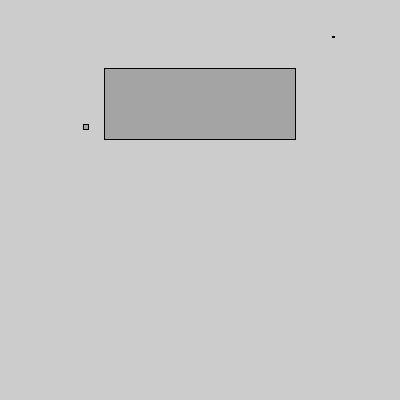
Frame 1 (no input)
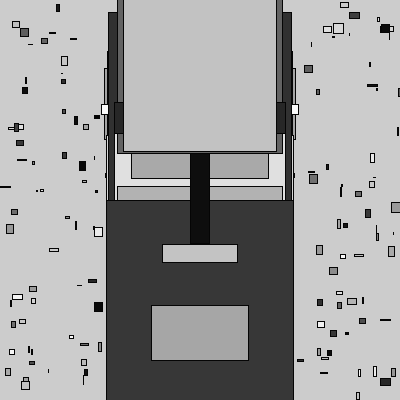
Frame 60 (the mouse pressed at the canvas centre just before this capture)
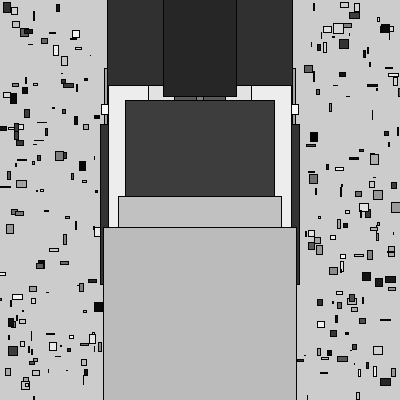
Frame 120 (the mouse held since frame 60 and released just before this capture)

The Processing sketch that drew these frames (run headless with seeded random() and noise(); from frame 60 on, the mouse is pressed at the canvas centre):

// Processing sketch: processing_86453
// ── processing_86453.pde


void setup() {
 size(400,400);
  rectMode(CENTER);
  smooth();
}
 
void draw() {
  smooth();
  stroke(5);
  fill(random(255));
  rect(random(200,200), (random(400)), random(200), random(0,300));
  rect(random(100), (random(0,400)), random(10), random(10));
  rect(random(300,400), (random(0,400)), random(10), random(10));
 
}
